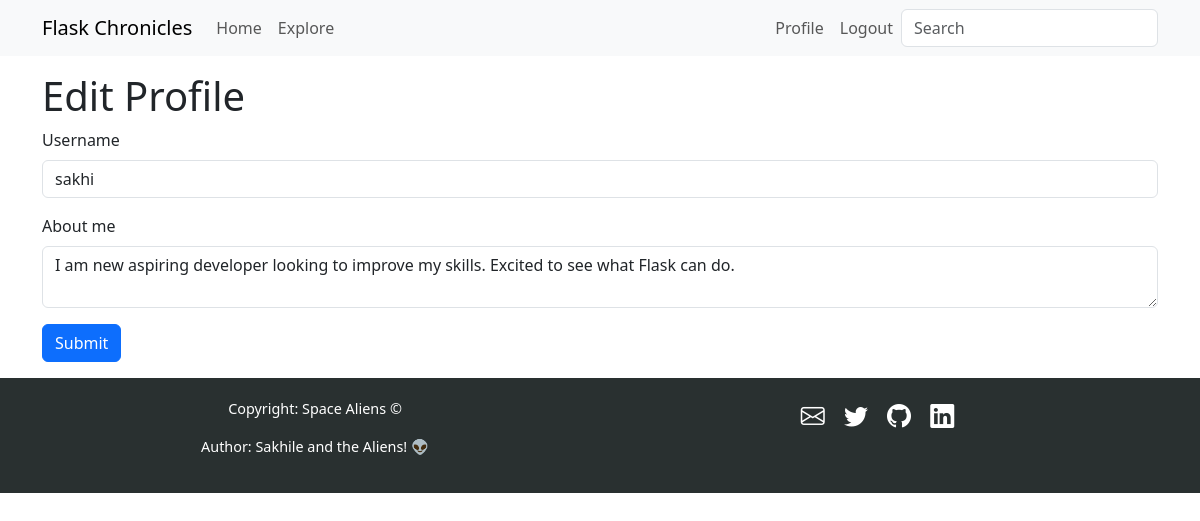
Screenshot of /edit_profile (signed in) with the database file from the repository.
### app/models.py (models this page shows, shortened)
class User(UserMixin, db.Model):
    id: so.Mapped[int] = so.mapped_column(primary_key=True)
    username: so.Mapped[str] = so.mapped_column(sa.String(64), unique=True)
    email: so.Mapped[str] = so.mapped_column(sa.String(120), index=True, unique=True)
    password_hash: so.Mapped[Optional[str]] = so.mapped_column(sa.String(256))
    posts: so.WriteOnlyMapped["Post"] = so.relationship(back_populates="author")
    about_me: so.Mapped[Optional[str]] = so.mapped_column(sa.String(140))
    last_seen: so.Mapped[Optional[datetime]] = so.mapped_column(
        default=lambda: datetime.now(timezone.utc)
    )
    following: so.WriteOnlyMapped["User"] = so.relationship(
        secondary=followers,
        primaryjoin=(followers.c.follower_id == id),
        secondaryjoin=(followers.c.followed_id == id),
        back_populates="followers",
    )
    followers: so.WriteOnlyMapped["User"] = so.relationship(
        secondary=followers,
        primaryjoin=(followers.c.followed_id == id),
        secondaryjoin=(followers.c.follower_id == id),
        back_populates="following",
    )

### app/main/routes.py (the view)
@bp.route("/edit_profile", methods=["GET", "POST"])
@login_required
def edit_profile():
    form = EditProfileForm(current_user.username)
    if form.validate_on_submit():
        current_user.username = form.username.data
        current_user.about_me = form.about_me.data
        db.session.commit()
        flash(_("Your changes have been saved."))
        return redirect(url_for("main.edit_profile"))
    if request.method == "GET":
        form.username.data = current_user.username
        form.about_me.data = current_user.about_me
    return render_template("edit_profile.html", title=_("Edit Profile"), form=form)

### app/main/forms.py (shortened to what this page needs)
class SearchForm(FlaskForm):
    q = StringField(_l("Search"), validators=[DataRequired()])
    def __init__(self, *args, **kwargs):
        if "formdata" not in kwargs:
            kwargs["formdata"] = request.args
        if "meta" not in kwargs:
            kwargs["meta"] = {"csrf": False}
        super(SearchForm, self).__init__(*args, **kwargs)

class EditProfileForm(FlaskForm):
    username = StringField(_l("Username"), validators=[DataRequired()])
    about_me = TextAreaField(_l("About me"), validators=[Length(min=0, max=140)])
    submit = SubmitField(_l("Submit"))
    def __init__(self, original_username, *args, **kwargs):
        super().__init__(*args, **kwargs)
        self.original_username = original_username

### app/__init__.py (called while the page is built)
def get_locale():
    return request.accept_languages.best_match(current_app.config["LANGUAGES"])

### app/main/routes.py (called while the page is built)
@bp.before_request
def before_request():
    if current_user.is_authenticated:
        current_user.last_seen = datetime.now(timezone.utc)
        db.session.commit()
        g.search_form = SearchForm()
    g.locale = str(get_locale())

### app/models.py (called while the page is built)
@login.user_loader
def load_user(id):
    return db.session.get(User, int(id))

    @classmethod
    def before_commit(cls, session):
        session._changes = {
            "add": list(session.new),
            "update": list(session.dirty),
            "delete": list(session.deleted),
        }

    @classmethod
    def after_commit(cls, session):
        for obj in session._changes["add"]:
            if isinstance(obj, SearchableMixin):
                add_to_index(obj.__tablename__, obj)
        for obj in session._changes["update"]:
            if isinstance(obj, SearchableMixin):
                add_to_index(obj.__tablename__, obj)
        for obj in session._changes["delete"]:
            if isinstance(obj, SearchableMixin):
                remove_from_index(obj.__tablename__, obj)
        session._changes = None

### app/templates/edit_profile.html
{% extends "base.html" %}
{% import "bootstrap_wtf.html" as wtf %}
{% block content %}
    <h1>{{ _('Edit Profile') }}</h1>
    {{ wtf.quick_form(form) }}
{% endblock %}

### app/templates/bootstrap_wtf.html (shortened to what this page needs)
{% macro form_field(field, autofocus) %}
{%- if field.type == 'BooleanField' %}
<div class="form-check mb-3">
    {{ field(class='form-check-input') }}
    {{ field.label(class='form-check-label') }}
</div>
{%- elif field.type == 'SelectField' %}
{{ field.label(class='form-label') }}
{{ field(class='form-select mb-3') }}
{%- elif field.type == 'TextAreaField' %}
<div class="mb-3">
    {{ field.label(class='form-label') }}
    {% if autofocus %}
    {{ field(class='form-control' + (' is-invalid' if field.errors else ''), autofocus=True) }}
    {% else %}
    {{ field(class='form-control' + (' is-invalid' if field.errors else '')) }}
    {% endif %}
</div>
{%- elif field.type == 'SubmitField' %}
{{ field(class='btn btn-primary mb-3') }}
{%- else %}
<div class="mb-3">
    {{ field.label(class='form-label') }}
    {% if autofocus %}
    {{ field(class='form-control' + (' is-invalid' if field.errors else ''), autofocus=True) }}
    {% else %}
    {{ field(class='form-control' + (' is-invalid' if field.errors else '')) }}
    {% endif %}
</div>
{%- endif %}
{% endmacro %}
{% macro quick_form(form, action="", method="post", id="", novalidate=False) %}
<form {%- if action !=None %} action="{{ action }}" {% endif -%} {%- if method %} method="{{ method }}" {% endif %}  {%- if novalidate %} novalidate{% endif -%}>
    {% set ns = namespace(first_field=true) %}
    {%- for field in form %}
    {% if field.widget.input_type != 'hidden' -%}
    {{ form_field(field, ns.first_field) }}
    {% set ns.first_field = false %}
    {%- endif %}
    {%- endfor %}
</form>
{% endmacro %}

### rows the page displays
User: username "sakhi", about_me "I am new aspiring developer looking to improve my skills. Excited to see what Flask can do."

### other values shown
{{ field.label(class='form-label') }} "Username"
{{ field.label(class='form-label') }} "About me"
